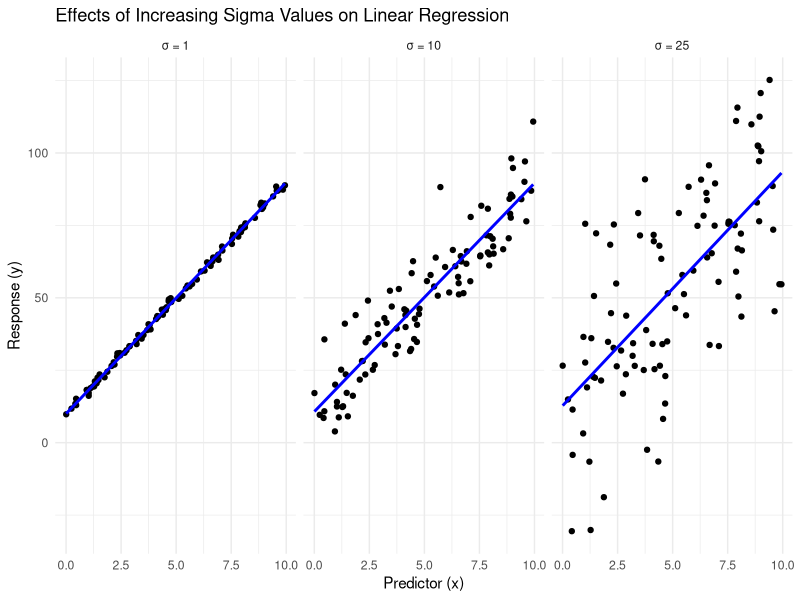
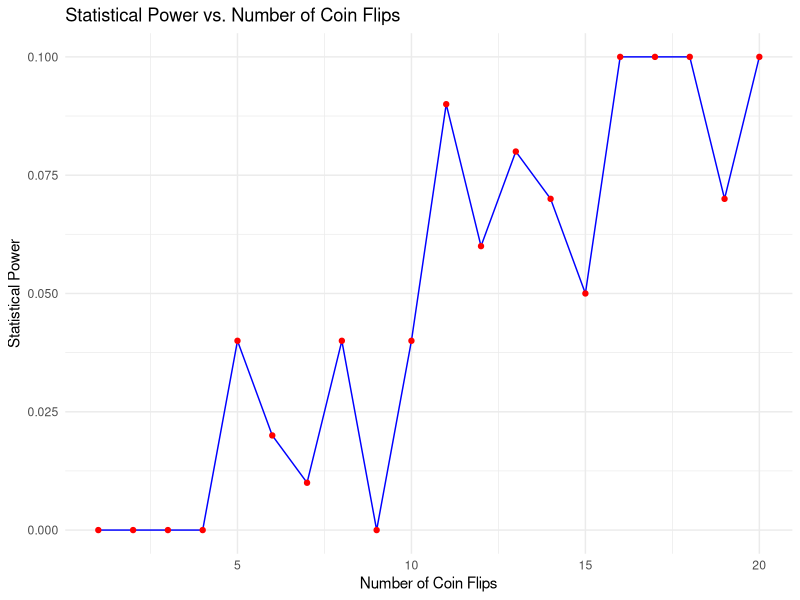
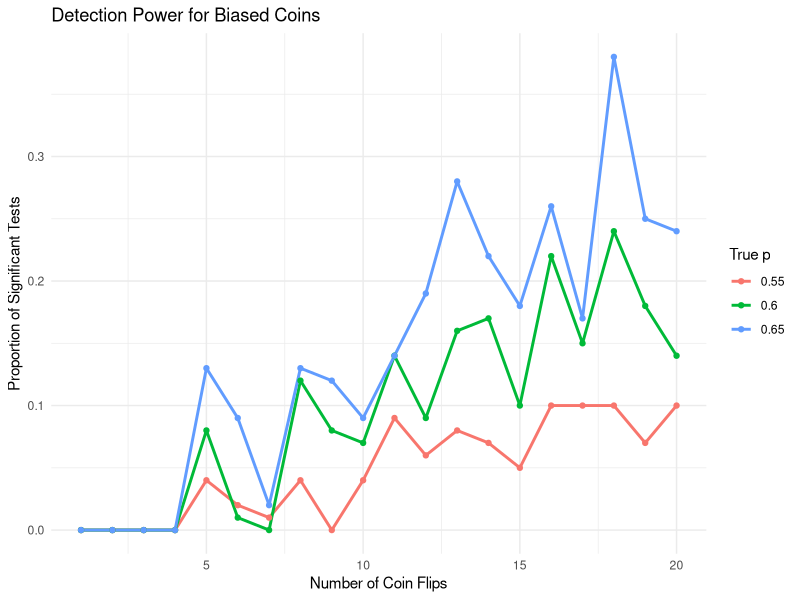

Source code (R) for these figures, in order:
######################
##### HOMEWORK 9 #####
#### Maddie Thall ####
######################

library(dplyr)
library(ggplot2)

## Objective 1

set.seed(123)

# parameters
alpha = 10
beta = 8
sigma_values = c(1, 10, 25)

x = runif(100, min = 0, max = 10)

# generate data
sim_data = lapply(sigma_values, function(s) {
  error = rnorm(100, mean = 0, sd = s)
  y = alpha + beta * x + error
  data.frame(x = x, y = y, sigma = s)
}) %>%
  bind_rows()

# convert to factors for plotting
sim_data$sigma = factor(sim_data$sigma, levels = sigma_values,
                        labels = paste("σ =", sigma_values))
# plot data
ggplot(sim_data, aes(x = x, y = y)) +
  geom_point() +
  geom_smooth(method = "lm", se = FALSE, color = "blue") +
  facet_wrap(~ sigma, nrow = 1) +
  labs(title = "Effects of Increasing Sigma Values on Linear Regression",
       x = "Predictor (x)",
       y = "Response (y)") +
  theme_minimal()

## Objective 2

set.seed(123)

# parameters
prob = 0.55
n_sim = 100
n_trials = 1:20
alpha_2 = 0.05


# generate data
power_55 = sapply(n_trials, function(n_flips) {
  sig_count = sum(replicate(n_sim, {
    heads = rbinom(n_flips, size = 1, prob = prob)
    test = binom.test(sum(heads), n_flips, p = 0.5, alternative = "greater")
    test$p.value < alpha_2
  }))
  sig_count / n_sim
})

df_55 = data.frame(
  flips = n_trials,
  power = power_55
)

# plot results
ggplot(df_55, aes(x = flips, y = power)) +
  geom_line(color = "blue") +
  geom_point(color = "red") +
  labs(title = "Statistical Power vs. Number of Coin Flips",
       x = "Number of Coin Flips",
       y = "Statistical Power") +
  theme_minimal()

# simulation for p = 0.6 

prob2 = 0.6
power_60 = sapply(n_trials, function(n_flips) {
  sig_count = sum(replicate(n_sim, {
    heads = rbinom(n_flips, size = 1, prob = prob2)
    test = binom.test(sum(heads), n_flips, p = 0.5, alternative = "greater")
    test$p.value < alpha_2
  }))
  sig_count / n_sim
})

df_60 = data.frame(
  flips = n_trials,
  power = power_60
)

# simulation for p = 0.65
prob3 = 0.65
power_65 = sapply(n_trials, function(n_flips) {
  sig_count = sum(replicate(n_sim, {
    heads = rbinom(n_flips, size = 1, prob = prob3)
    test = binom.test(sum(heads), n_flips, p = 0.5, alternative = "greater")
    test$p.value < alpha_2
  }))
  sig_count / n_sim
})

df_65 = data.frame(
  flips = n_trials,
  power = power_65
)
# combine dataframes
combined_power = rbind(
  data.frame(df_55, p = factor(prob)),
  data.frame(df_60, p = factor(prob2)),
  data.frame(df_65, p = factor(prob3))
)

# plot combined results
ggplot(combined_power, aes(x = flips, y = power, color = p)) +
  geom_line(size = 1) +
  geom_point() +
  labs(title = "Detection Power for Biased Coins",
       x = "Number of Coin Flips",
       y = "Proportion of Significant Tests",
       color = "True p") +
  theme_minimal()
